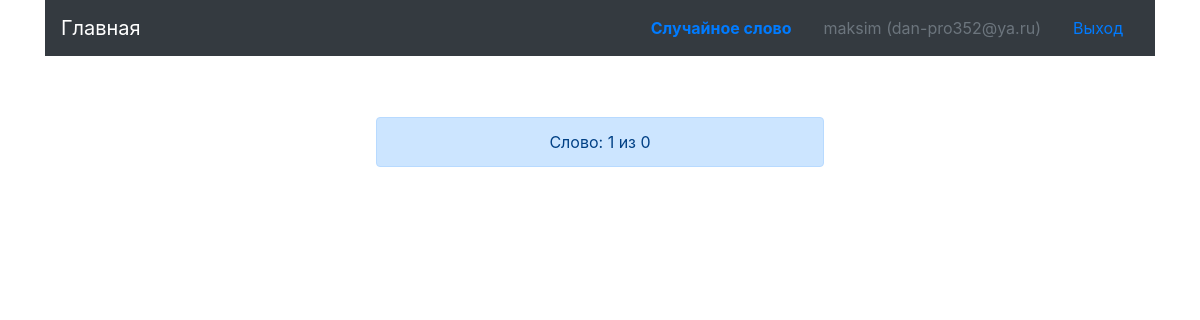
The page /category/10/1 (signed in) on the database as committed earlier.
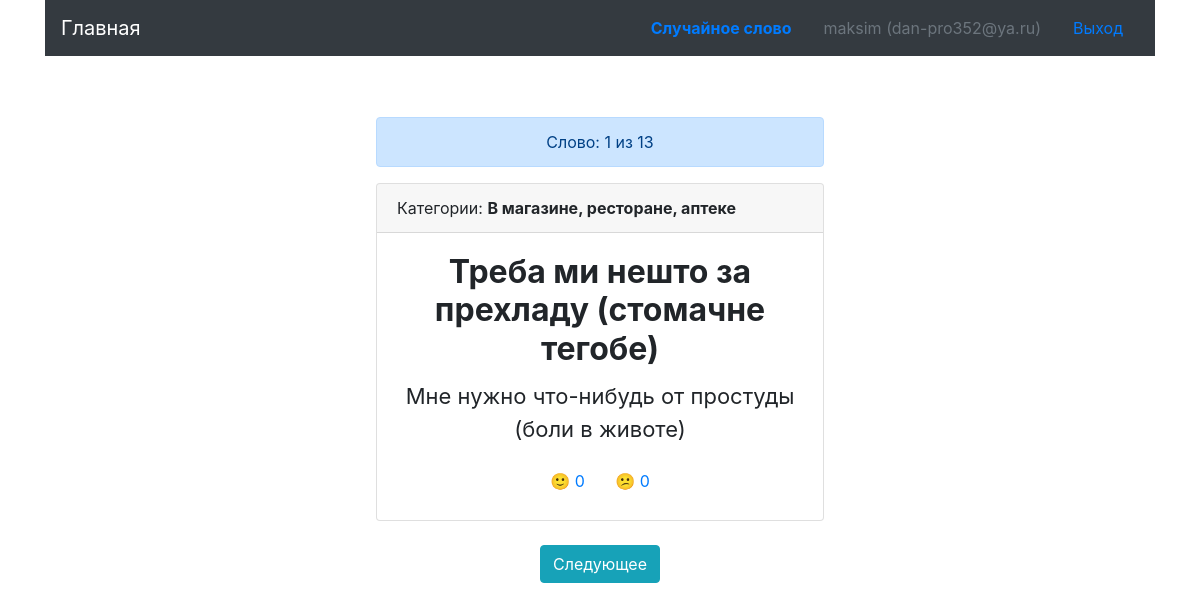
The same page on the database as committed later.
### main_app/card/models.py (models this page shows, shortened)
class BaseModel(db.Model):
    __abstract__ = True
    __table_args__ = {'sqlite_autoincrement': True}     # remove if postgres
    id = db.Column(db.Integer, primary_key=True)

class Card(BaseModel):
    __tablename__ = 'card'
    original_word = db.Column(db.String(128), unique=True, nullable=False)
    translated_word = db.Column(db.String(128), nullable=False)
    active = db.Column(db.Boolean(), default=True)
    created_at = db.Column(db.DateTime(), default=datetime.now)
    def vote_yes(self, user_id):
        return CardStats.get_positive_votes(self.id)
    def vote_no(self, user_id):
        return CardStats.get_negative_votes(self.id)
    def get_related_categories(self):
        related_categories = list()
        category_and_card = db.session.query(CategoryCards).filter(CategoryCards.card_id==self.id).all()
        for elem in category_and_card:
            category = db.session.query(Category).get(elem.category_id)
            related_categories.append(category.name)
        related_categories = ', '.join(related_categories)
        return related_categories

### main_app/card/views.py (the view)
@card.route('/category/<int:category_id>/<int:page>')
def category_words(category_id, page=1):
    seed = UserSeed.get_by_user(current_user)
    exam = request.args.get('exam', 0, int)
    per_page = 1
    category_cards = db.session.query(CategoryCards) \
                    .filter(CategoryCards.category_id==category_id) \
                    .order_by(CategoryCards.id) \
                    .all()
    cards = [category_card.card_id for category_card in category_cards]
    columns = [column.name for column in inspect(Card).columns]
    random_pairs = list(itertools.product(columns, [desc, asc]))
    random.seed(seed)
    column, ordering = random.choice(random_pairs)
    paginate_cards = db.session.query(Card).filter(Card.id.in_(cards)).order_by(ordering(text(f'Card.{column}'))).paginate(page, per_page)
    template_name = 'main/card/cards.html'
    if exam == 2:
        template_name = 'main/card/cards_ru_sr.html'
    return render_template(template_name, cards=paginate_cards, category_id=category_id, exam=exam)

### main_app/auth/models.py (called while the page is built, shortened)
    @classmethod
    def get(cls, user_id: int):
        try:
            return db.session.query(User).get(user_id)
        except NoResultFound:
            return None

    @classmethod
    def get_or_create(cls, user) -> int:
        if user.is_authenticated:
            try:
                user_seed = db.session.query(UserSeed).filter(UserSeed.user == user).one()
            except NoResultFound:
                user_seed = cls(user=user, seed=rand())
                db.session.add(user_seed)
                db.session.commit()
            return user_seed.seed

    @classmethod
    def get_by_user(cls, user) -> int:
        return cls.get_or_create(user)

### main_app/auth/views.py (called while the page is built)
@login_manager.user_loader
def load_user(user_id):
    return User.get(user_id)

### main_app/card/models.py (called while the page is built)
    @classmethod
    def get_positive_votes(cls, card_id):
        return db.session.query(cls).filter(cls.card_id==card_id, cls.vote == 1).count()

    @classmethod
    def get_negative_votes(cls, card_id):
        return db.session.query(cls).filter(cls.card_id==card_id, cls.vote == -1).count()

### main_app/templates/main/card/cards.html (shortened to what this page needs)
{% extends 'main/layout.html' %}
{% block content %}
<div class="container card-main">
	<div class="col-md-12 text-center">
		<center>
			<div class="alert alert-primary" role="alert"  style="width: 28rem;">
			  Слово: {{ cards.page }} из {{ cards.total }}
			</div>
		</center>
		{% for card in cards.items %}
		<center>
			<div class="card" style="width: 28rem;">
			  <div class="card-header text-left">
			    Категории: <b>{% for category in card.get_related_categories() %}{{ category }}{% endfor %}</b>
			  </div>
			  <div class="card-body">
			    <h2 class="card-title"><b>{{ card.translated_word.capitalize() }}</b></h2>
			    <p class="card-text {% if exam == 1 %}hide-word{% endif %}">{{ card.original_word }}</p>
			    <button type="button" class="btn btn-link vote" data-card-id="{{ card.id }}"
			    data-card-vote="1" style="text-decoration: none;">&#128578; <span id="positive" class="vote-{{ card.id }}">{{ card.vote_yes(current_user.id) }}</span></button>
			    <button type="button" class="btn btn-link vote" data-card-id="{{ card.id }}"
			    data-card-vote="0" style="text-decoration: none;">&#128533; <span id="negative" class="vote-{{ card.id }}">{{ card.vote_no(current_user.id) }}</span></button>
			  </div>
			</div>
			<br>
			    {% if cards.has_next %}
				    {% if exam %}
				    	<a type="button" class="btn btn-info" href="{{ url_for('card.category_words', category_id=category_id, page=cards.next_num, exam=exam) }}">Следующее</a>
				    {% else %}
				    	<a type="button" class="btn btn-info" href="{{ url_for('card.category_words', category_id=category_id, page=cards.next_num) }}">Следующее</a>
				    {% endif %}
			    {% else %}
			    	<a type="button" class="btn btn-info" href="{{ url_for('card.category', category_id=category_id, finish=True) }}">Закончить</a>
			    {% endif %}
		</center>
		{% endfor %}
	</div>
</div>
{% endblock %}

Rows that differ between the two databases and show on the page:
added Card: get_related_categories "В" "м" "а" "г" "а" "з" "и" "н" "е" "," "р" "е" "с" "т" "о" "р" "а" "н" "е" "," "а" "п" "т" "е" "к" "е", translated_word "Треба ми нешто за прехладу (стомачне тегобе)", original_word "Мне нужно что-нибудь от простуды (боли в животе)", vote_yes "0", vote_no "0"
Other text that changed with them:
{{ cards.total }}: "0" → "13"
